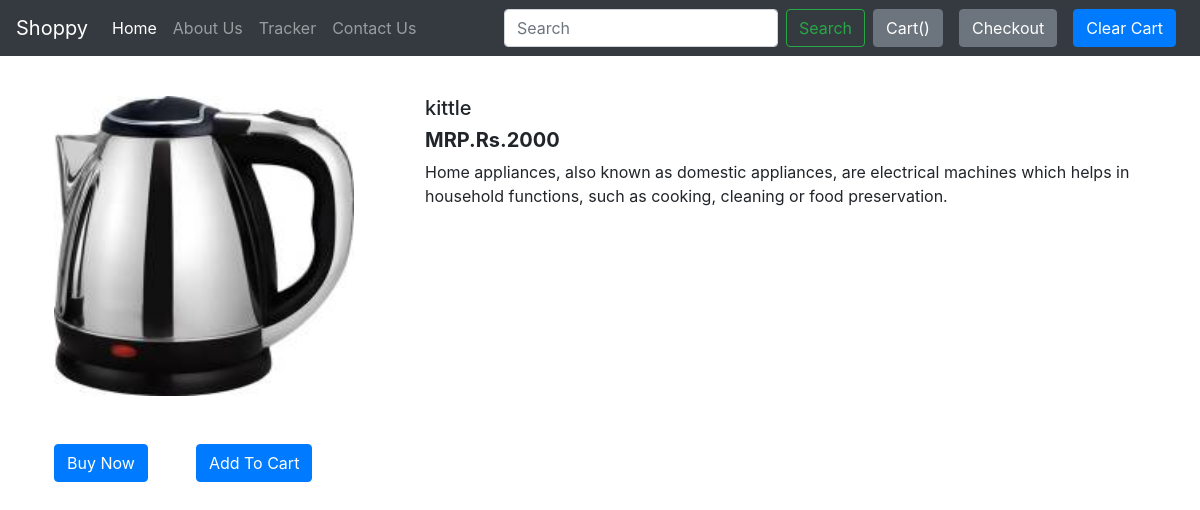
Page /shop/products/17 on the earlier database version.
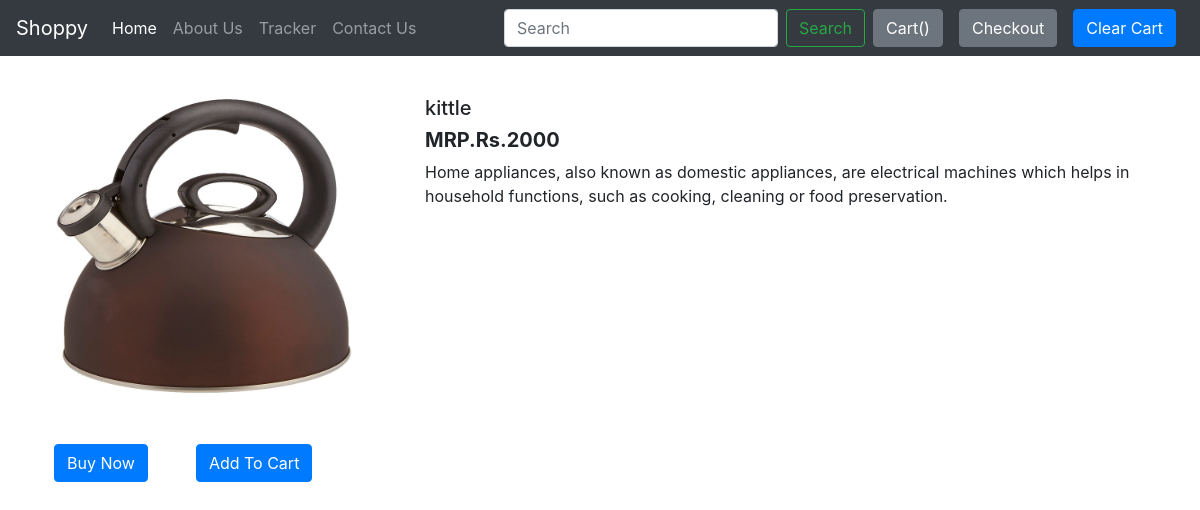
Same page on the later database version.
### shop/models.py (models this page shows, shortened)
class Product(models.Model):
    product_id = models.AutoField
    product_name = models.CharField(max_length=50)
    category = models.CharField(max_length=50, default="")
    subcategory = models.CharField(max_length=50, default="")
    price = models.IntegerField(default=0)
    desc = models.CharField(max_length=3000)
    pub_date = models.DateField()
    image = models.ImageField(upload_to="shop/images", default="")

### shop/views.py (the view)
# urls.py: path("products/<int:myid>", views.productView, name="ProductView"),
def productView(request, myid):
    product = Product.objects.filter(id=myid)
    return render(request, 'shop/prodView.html', {'product': product[0]})

### shop/templates/shop/prodView.html (shortened to what this page needs)
{% extends 'shop/basic.html' %}
{% block body %}
<div class="container my-5 py-5">
    <div class="row">
        <div class="col-md-4">
            <div class="row">
            <img src="/media/{{product.image}}" width="300px" height="300px" class="mx-4">
            </div>
            <div class="row">
                <button class="btn btn-primary my-5 mx-4 mx-2">Buy Now</button>
                <button class="btn btn-primary my-5 mx-4 mx-2">Add To Cart</button>
            </div>
        </div>
        <div class="col-md-8">
            <h5>{{product.product_name}}</h5>
            <h5><b>MRP.Rs.{{product.price}}</b></h5>
            <p>{{product.desc}}</p>
        </div>
    </div>
</div>
{% endblock %}

### shop/templates/shop/basic.html (shortened to what this page needs)
<!doctype html>
<html lang="en">
  <head>
    <link rel="stylesheet" href="https://cdn.jsdelivr.net/npm/bootstrap@4.5.3/dist/css/bootstrap.min.css">
  </head>
  <body>
    <nav class="navbar fixed-top navbar-expand-lg navbar-dark bg-dark">
        <a class="navbar-brand" href="#">Shoppy</a>
        <div class="collapse navbar-collapse" id="navbarSupportedContent">
          <ul class="navbar-nav mr-auto">
            <li class="nav-item active">
              <a class="nav-link" href="/shop">Home <span class="sr-only">(current)</span></a>
            </li>
            <li class="nav-item">
              <a class="nav-link" href="/shop/about">About Us</a>
            </li>
            <li class="nav-item">
                <a class="nav-link" href="/shop/tracker">Tracker</a>
            </li>
            <li class="nav-item">
                <a class="nav-link" href="/shop/contact">Contact Us</a>
            </li>
          </ul>
          <form class="form-inline my-2 my-lg-0">
            <input class="form-control mr-sm-2" type="search" placeholder="Search" aria-label="Search">
            <button class="btn btn-outline-success my-2 my-sm-0" type="submit">Search</button>
          </form>
          <button type="button" class="btn btn-secondary mx-2" id="popcart" data-html="true" data-container="body" data-toggle="popover" data-placement="bottom" data-content="Vivamus
            sagittis lacus vel augue laoreet rutrum faucibus.">
            Cart()
        </button>
      <a href='/shop/checkout'><button class='btn btn-secondary mx-2' id ='checkout'>Checkout</button></a>
      <button class='btn btn-primary mx-2' onclick='clearCart()' id ='clearCart'>Clear Cart</button>
        </div>
      </nav>
      {% block body %}{% endblock %}
  </body>
</html>

Differences in the rows shown:
changed Product "kittle": image: a different picture
